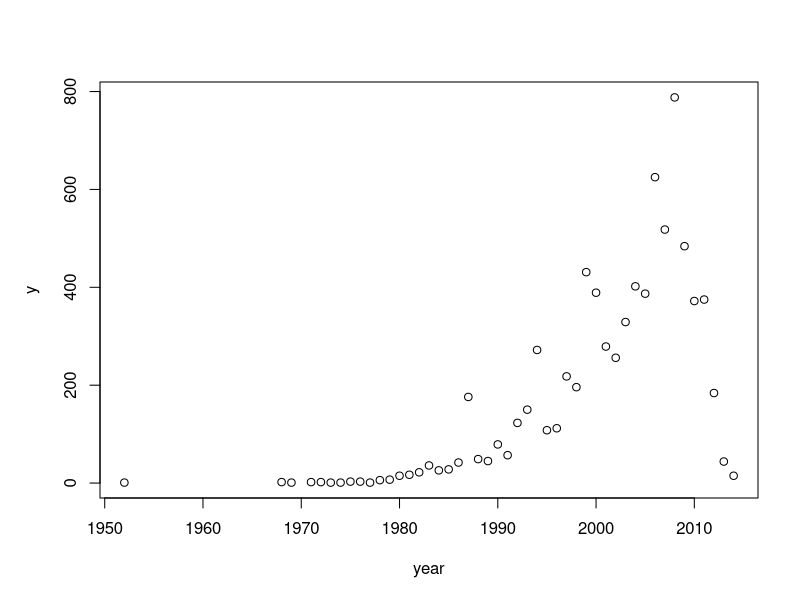
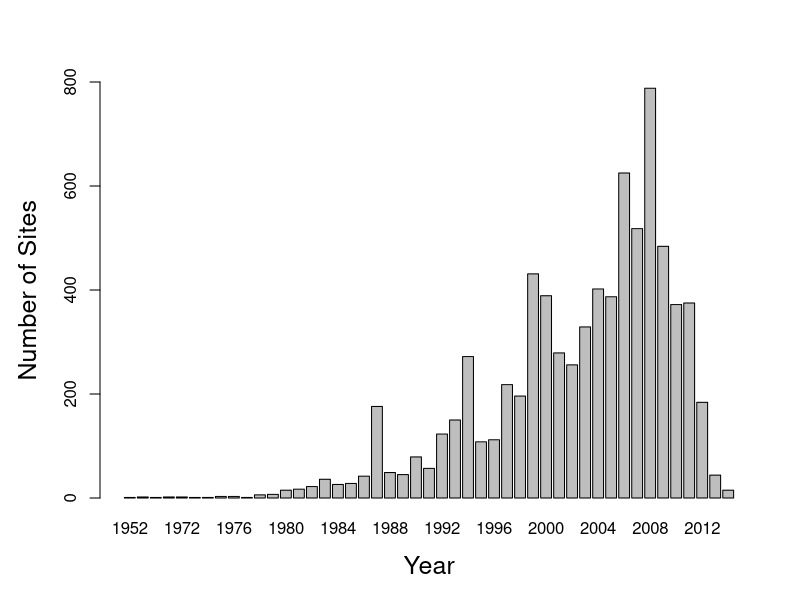
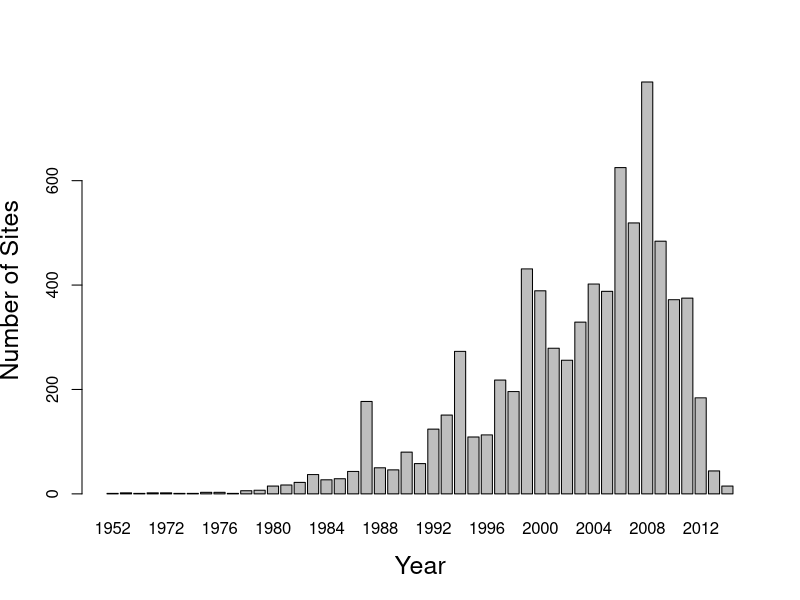

Reproduce these figures in R, in order.
###Simple code to plot number of sampling points by year###
library(dplyr)

rw<-read.csv("../03_derived_data/CleanDataWithRegions.csv")
rw$uniq<-paste(rw$year, rw$Site, sep="_")
rw$StudySite <- paste(rw$Study, rw$Site, rw$trajectory_ID,sep="-")
year<-rw[,c("year", "uniq")]
sw<-unique(year)
y<-table(sw$year)
yc<-data.frame(cbind(y))
yc$year <- row.names(yc)
  
pdf(width= 7,height= 4,"../Figures/n_by_year.pdf")
par(mar=c(5.1,5,4.1,2.1))
plot(y~year, data=yc)
barplot(y, xlab="Year", ylab="Number of Sites", ylim=c(0,800), cex.lab=1.5)
dev.off()



sites_year<-sw %>% 
  group_by(year) %>% 
  summarise(count=length(id))

library(plyr)

s_n<-rw[,c("StudySite", "year")]
s_n<-unique(s_n)
site.freq<-table(s_n$year)
si_f<-cbind(site.freq)

pdf(width= 7,height= 4,"../Figures/sites_by_year.pdf")
barplot(site.freq, xlab="Year", ylab="Number of Sites", cex.lab=1.5)
dev.off()